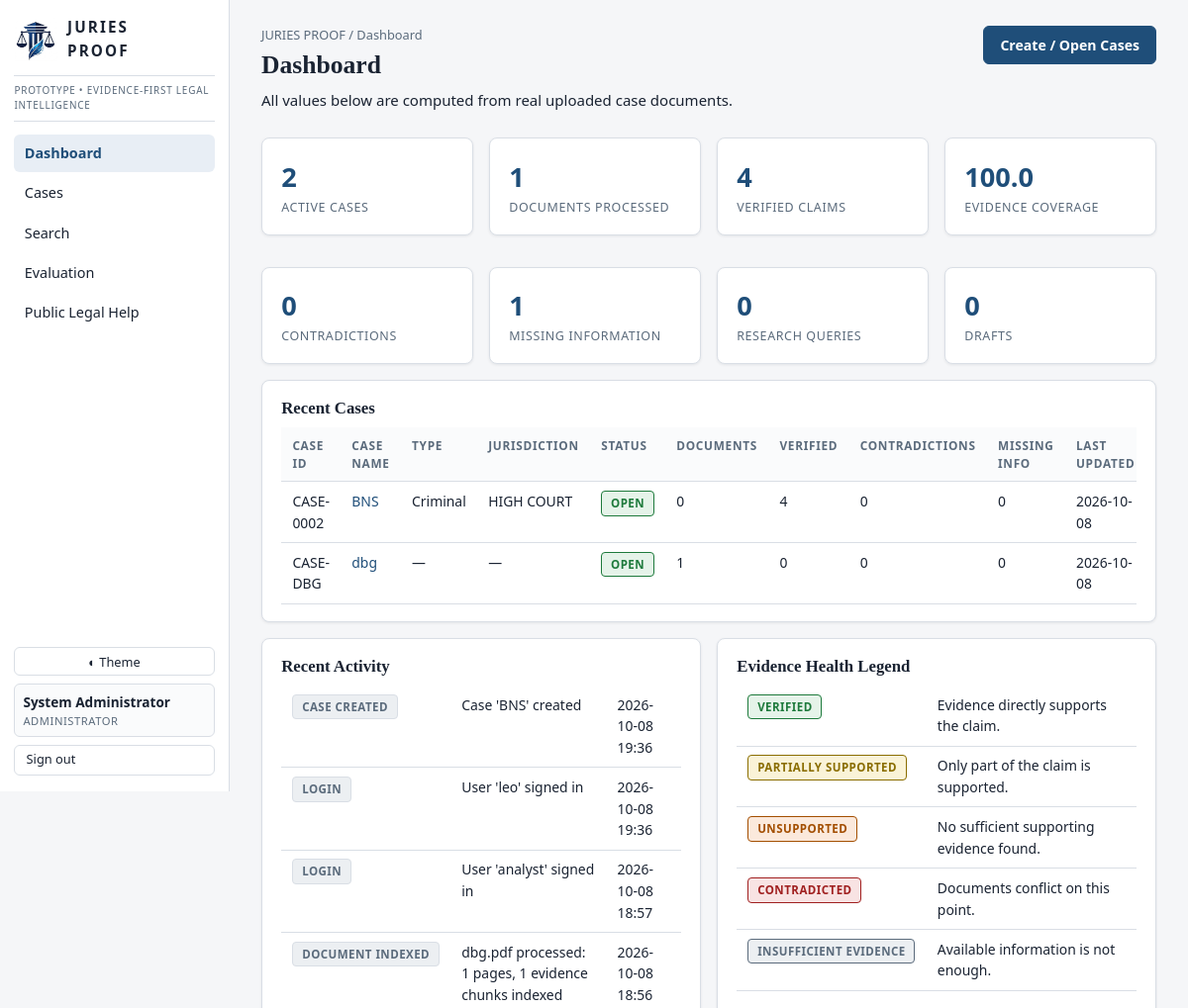
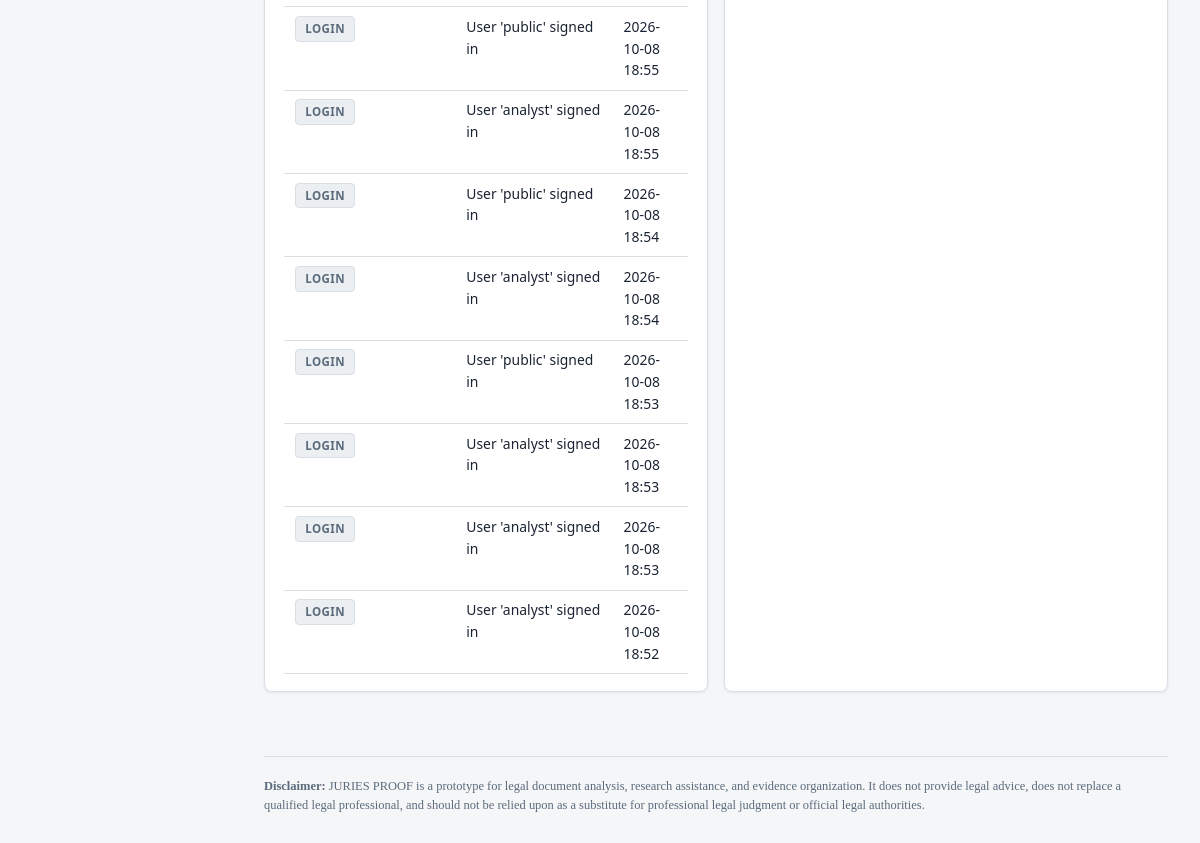
The app's page /dashboard (signed in) with its own data (2 pictures, top to bottom).
### tables this page shows
CREATE TABLE users (
    id INTEGER PRIMARY KEY AUTOINCREMENT,
    username TEXT UNIQUE NOT NULL,
    password_hash TEXT NOT NULL,
    role TEXT NOT NULL DEFAULT 'analyst',
    display_name TEXT,
    created_at TEXT NOT NULL
);

CREATE TABLE cases (
    id TEXT PRIMARY KEY,
    title TEXT NOT NULL,
    case_type TEXT,
    jurisdiction TEXT,
    status TEXT NOT NULL DEFAULT 'Open',
    description TEXT,
    parties TEXT,
    tags TEXT,
    created_at TEXT NOT NULL,
    updated_at TEXT NOT NULL
);

CREATE TABLE activities (
    id INTEGER PRIMARY KEY AUTOINCREMENT,
    case_id TEXT,
    type TEXT NOT NULL,
    description TEXT NOT NULL,
    created_at TEXT NOT NULL
);

### app.py (the view)
@app.route("/")
@app.route("/dashboard")
@roles_allowed("admin", "analyst", "law_enforcement", "government")
def dashboard():
    stats = {
        "active_cases": query("SELECT COUNT(*) c FROM cases WHERE status='Open'", one=True)["c"],
        "documents": query("SELECT COUNT(*) c FROM documents WHERE processing_status='ready'", one=True)["c"],
        "verified_claims": query("SELECT COUNT(*) c FROM claims WHERE status='VERIFIED'", one=True)["c"],
        "contradictions": query("SELECT COUNT(*) c FROM contradictions", one=True)["c"],
        "missing": query("SELECT COUNT(*) c FROM missing_info WHERE status='OPEN'", one=True)["c"],
        "research": query("SELECT COUNT(*) c FROM research_queries", one=True)["c"],
        "drafts": query("SELECT COUNT(*) c FROM drafts", one=True)["c"],
        "total_claims": query("SELECT COUNT(*) c FROM claims", one=True)["c"],
    }
    verified = stats["verified_claims"]
    stats["coverage"] = round(verified / stats["total_claims"] * 100, 1) if stats["total_claims"] else None
    recent_cases = query(
        "SELECT c.*, "
        "(SELECT COUNT(*) FROM documents d WHERE d.case_id=c.id AND d.processing_status='ready') docs, "
        "(SELECT COUNT(*) FROM claims cl WHERE cl.case_id=c.id AND cl.status='VERIFIED') verified, "
        "(SELECT COUNT(*) FROM contradictions co WHERE co.case_id=c.id) contra, "
        "(SELECT COUNT(*) FROM missing_info mi WHERE mi.case_id=c.id AND mi.status='OPEN') miss "
        "FROM cases c ORDER BY c.updated_at DESC LIMIT 8")
    activities = query("SELECT * FROM activities ORDER BY id DESC LIMIT 12")
    return render_template("dashboard.html", stats=stats, recent_cases=recent_cases, activities=activities)

### app.py (called while the page is built)
def current_user():
    uid = session.get("uid")
    if not uid:
        return None
    return query("SELECT * FROM users WHERE id = ?", (uid,), one=True)

def roles_allowed(*roles):
    def deco(f):
        @wraps(f)
        def wrapper(*args, **kwargs):
            user = current_user()
            if not user:
                return redirect(url_for("login"))
            if user["role"] not in roles:
                flash("You do not have access to that area.", "warning")
                return redirect(url_for("public_help"))
            return f(*args, **kwargs)
        return wrapper
    return deco

@app.context_processor
def inject_globals():
    user = current_user()
    return dict(now=datetime.utcnow(), current_user=user,
                role_labels=ROLE_LABELS, app_name="JURIES PROOF",
                llm_configured=config.llm_configured())

### jp/config.py (called while the page is built)
def llm_configured():
    return bool(GEMINI_API_KEY or OPENAI_API_KEY)

### jp/db.py (called while the page is built)
def get_db():
    os.makedirs(os.path.dirname(DB_PATH), exist_ok=True)
    conn = sqlite3.connect(DB_PATH)
    conn.row_factory = sqlite3.Row
    conn.execute("PRAGMA foreign_keys = ON")
    return conn

def query(sql, params=(), one=False):
    conn = get_db()
    cur = conn.execute(sql, params)
    rows = cur.fetchall()
    conn.close()
    return (rows[0] if rows else None) if one else rows

### templates/dashboard.html (shortened to what this page needs)
{% extends "base.html" %}
{% block content %}
<div class="page-head">
  <div>
    <div class="crumbs">JURIES PROOF / Dashboard</div>
    <h1>Dashboard</h1>
    <p class="meta">All values below are computed from real uploaded case documents.</p>
  </div>
  {% if current_user.role in ['admin','analyst','law_enforcement'] %}
  <a class="btn" href="{{ url_for('cases_page') }}">Create / Open Cases</a>
  {% endif %}
</div>
<div class="grid grid-4">
  <div class="card stat"><div class="stat-value">{{ stats.active_cases }}</div><div class="stat-label">Active Cases</div></div>
  <div class="card stat"><div class="stat-value">{{ stats.documents }}</div><div class="stat-label">Documents Processed</div></div>
  <div class="card stat"><div class="stat-value">{{ stats.verified_claims }}</div><div class="stat-label">Verified Claims</div></div>
  <div class="card stat"><div class="stat-value">{{ stats.coverage if stats.coverage is not none else '—' }}</div><div class="stat-label">Evidence Coverage{% if stats.coverage is none %} (no data){% endif %}</div></div>
  <div class="card stat"><div class="stat-value">{{ stats.contradictions }}</div><div class="stat-label">Contradictions</div></div>
  <div class="card stat"><div class="stat-value">{{ stats.missing }}</div><div class="stat-label">Missing Information</div></div>
  <div class="card stat"><div class="stat-value">{{ stats.research }}</div><div class="stat-label">Research Queries</div></div>
  <div class="card stat"><div class="stat-value">{{ stats.drafts }}</div><div class="stat-label">Drafts</div></div>
</div>
{% if not recent_cases %}
<div class="card">
  <h3>No cases created yet</h3>
  <p>Create a case and upload a PDF to begin. JURIES PROOF extracts real text page-by-page and builds evidence from your documents only.</p>
</div>
{% else %}
<div class="card">
  <h3>Recent Cases</h3>
  <div class="table-wrap">
  <table class="data">
    <thead><tr>
      <th>Case ID</th><th>Case Name</th><th>Type</th><th>Jurisdiction</th><th>Status</th>
      <th>Documents</th><th>Verified</th><th>Contradictions</th><th>Missing Info</th><th>Last Updated</th><th></th>
    </tr></thead>
    <tbody>
      {% for c in recent_cases %}
      <tr>
        <td class="mono">{{ c.id }}</td>
        <td><a href="{{ url_for('case_detail', case_id=c.id) }}">{{ c.title }}</a></td>
        <td>{{ c.case_type or '—' }}</td>
        <td>{{ c.jurisdiction or '—' }}</td>
        <td><span class="badge badge-{{ 'ready' if c.status=='Open' else 'neutral' }}">{{ c.status }}</span></td>
        <td>{{ c.docs }}</td>
        <td>{{ c.verified }}</td>
        <td>{{ c.contra }}</td>
        <td>{{ c.miss }}</td>
        <td class="meta">{{ c.updated_at[:10] }}</td>
      </tr>
      {% endfor %}
    </tbody>
  </table>
  </div>
</div>
{% endif %}
<div class="grid grid-2">
  <div class="card">
    <h3>Recent Activity</h3>
    {% if activities %}
      <table class="data">
        <tbody>
        {% for a in activities %}
          <tr>
            <td><span class="badge badge-neutral">{{ a.type.replace('_', ' ') }}</span></td>
            <td>{{ a.description }}</td>
            <td class="meta">{{ a.created_at[:16].replace('T',' ') }}</td>
          </tr>
        {% endfor %}
        </tbody>
      </table>
    {% else %}
      <p class="meta">No activity yet.</p>
    {% endif %}
  </div>
  <div class="card">
    <h3>Evidence Health Legend</h3>
    <table class="data">
      <tbody>
        <tr><td><span class="badge badge-verified">Verified</span></td><td>Evidence directly supports the claim.</td></tr>
        <tr><td><span class="badge badge-partially">Partially Supported</span></td><td>Only part of the claim is supported.</td></tr>
        <tr><td><span class="badge badge-review">Unsupported</span></td><td>No sufficient supporting evidence found.</td></tr>
        <tr><td><span class="badge badge-contradicted">Contradicted</span></td><td>Documents conflict on this point.</td></tr>
        <tr><td><span class="badge badge-insufficient">Insufficient Evidence</span></td><td>Available information is not enough.</td></tr>
      </tbody>
    </table>
  </div>
</div>
{% endblock %}

### templates/base.html (shortened to what this page needs)
<!DOCTYPE html>
<html lang="en" data-theme="light">
<head>
  <link rel="stylesheet" href="{{ url_for('static', filename='css/style.css') }}">
</head>
<body>
  <div class="layout">
    <aside class="sidebar">
      <a class="brand" href="{{ url_for('dashboard') }}">
        <img src="{{ url_for('static', filename='img/logo.png') }}" alt="JURIES PROOF logo" class="brand-logo">
        <span class="brand-text">JURIES<br>PROOF</span>
      </a>
      <p class="banner">PROTOTYPE &bull; EVIDENCE-FIRST LEGAL INTELLIGENCE</p>
      {% if current_user and current_user.role != 'public' %}
      <nav class="nav">
        <a href="{{ url_for('dashboard') }}" class="{{ 'active' if request.path in ['/', '/dashboard'] }}">Dashboard</a>
        <a href="{{ url_for('cases_page') }}" class="{{ 'active' if request.path.startswith('/cases') and 'research' not in request.path }}">Cases</a>
        <a href="{{ url_for('global_search') }}" class="{{ 'active' if request.path.startswith('/search') }}">Search</a>
        <a href="{{ url_for('evaluation_page') }}" class="{{ 'active' if request.path.startswith('/evaluation') }}">Evaluation</a>
        <a href="{{ url_for('public_help') }}">Public Legal Help</a>
      </nav>
      {% else %}
      <nav class="nav">
        <a href="{{ url_for('public_help') }}" class="{{ 'active' if request.path.startswith('/public-help') }}">Public Legal Help</a>
      </nav>
      {% endif %}
      <div class="sidebar-footer">
        <button id="theme-toggle" class="btn btn-ghost btn-sm" type="button" aria-label="Toggle light/dark theme">◐ Theme</button>
        {% if current_user %}
          <div class="user-chip">
            <span class="user-name">{{ current_user.display_name or current_user.username }}</span>
            <span class="user-role">{{ role_labels[current_user.role] }}</span>
          </div>
          <a class="btn btn-ghost btn-sm" href="{{ url_for('logout') }}">Sign out</a>
        {% endif %}
      </div>
    </aside>
    <main class="content">
      {% block content %}{% endblock %}
      <footer class="footer">
        <p><strong>Disclaimer:</strong> JURIES PROOF is a prototype for legal document analysis, research assistance, and evidence organization. It does not provide legal advice, does not replace a qualified legal professional, and should not be relied upon as a substitute for professional legal judgment or official legal authorities.</p>
      </footer>
    </main>
  </div>
</body>
</html>

### records on screen
users: display_name "System Administrator", role "ADMINISTRATOR"
cases: id "CASE-0002", title "BNS", case_type "Criminal", jurisdiction "HIGH COURT", status "OPEN", docs "0", verified "4", contra "0", miss "0", updated_at "2026-10-08"
cases: id "CASE-DBG", title "dbg", case_type "—", jurisdiction "—", status "OPEN", docs "1", verified "0", contra "0", miss "0", updated_at "2026-10-08"
activities: type.replace "CASE CREATED", description "Case 'BNS' created", created_at "2026-10-08 19:36"
activities: type.replace "LOGIN", description "User 'leo' signed in", created_at "2026-10-08 19:36"
activities: type.replace "LOGIN", description "User 'analyst' signed in", created_at "2026-10-08 18:57"
activities: type.replace "DOCUMENT INDEXED", description "dbg.pdf processed: 1 pages, 1 evidence chunks indexed", created_at "2026-10-08 18:56"
activities: type.replace "LOGIN", description "User 'public' signed in", created_at "2026-10-08 18:55"
activities: type.replace "LOGIN", description "User 'analyst' signed in", created_at "2026-10-08 18:55"
activities: type.replace "LOGIN", description "User 'public' signed in", created_at "2026-10-08 18:54"
activities: type.replace "LOGIN", description "User 'analyst' signed in", created_at "2026-10-08 18:54"
activities: type.replace "LOGIN", description "User 'public' signed in", created_at "2026-10-08 18:53"
activities: type.replace "LOGIN", description "User 'analyst' signed in", created_at "2026-10-08 18:53"
activities: type.replace "LOGIN", description "User 'analyst' signed in", created_at "2026-10-08 18:53"
activities: type.replace "LOGIN", description "User 'analyst' signed in", created_at "2026-10-08 18:52"

### other values on screen
{{ stats.active_cases }} "2"
{{ stats.documents }} "1"
{{ stats.verified_claims }} "4"
{{ stats.coverage if stats.coverage is not none else '—' }} "100.0"
{{ stats.contradictions }} "0"
{{ stats.missing }} "1"
{{ stats.research }} "0"
{{ stats.drafts }} "0"
